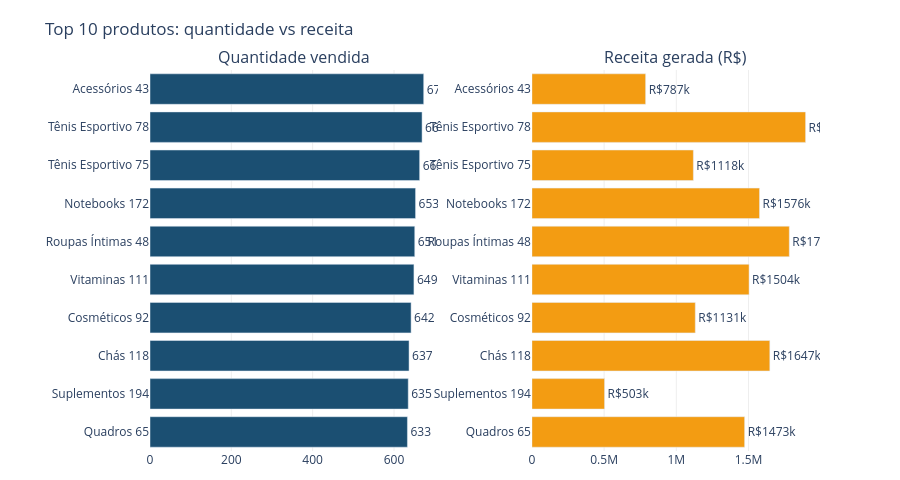

Notebook source saved alongside this figure:
### Code cell
top_sorted = top10.sort_values('qtd_total')

fig = make_subplots(
    rows=1, cols=2,
    subplot_titles=('Quantidade vendida', 'Receita gerada (R$)'),
    horizontal_spacing=0.14
)

fig.add_trace(go.Bar(
    y=top_sorted['nome'], x=top_sorted['qtd_total'],
    orientation='h',
    marker_color='#1B4F72',
    text=top_sorted['qtd_total'].apply(lambda x: f'{x:,}'),
    textposition='outside',
    showlegend=False
), row=1, col=1)

fig.add_trace(go.Bar(
    y=top_sorted['nome'], x=top_sorted['receita_total'],
    orientation='h',
    marker_color='#F39C12',
    text=top_sorted['receita_total'].apply(lambda x: f'R${x/1e3:.0f}k'),
    textposition='outside',
    showlegend=False
), row=1, col=2)

fig.update_layout(
    title='Top 10 produtos: quantidade vs receita',
    plot_bgcolor='white', paper_bgcolor='white',
    height=480, margin=dict(t=70, b=20, l=150)
)
fig.update_xaxes(showgrid=True, gridcolor='#EEEEEE')
fig.show()

### Figure 1 — Plotly figure (JSON) as saved in the notebook; plotly's stock layout.template omitted (floating-point values rounded to 4 significant figures)
{"data": [{"marker": {"color": "#1B4F72"}, "orientation": "h", "showlegend": false, "text": ["633", "635", "637", "642", "649", "651", "653", "663", "669", "673"], "textposition": "outside", "type": "bar", "x": [633, 635, 637, 642, 649, 651, 653, 663, 669, 673], "xaxis": "x", "y": ["Quadros 65", "Suplementos 194", "Chás 118", "Cosméticos 92", "Vitaminas 111", "Roupas Íntimas 48", "Notebooks 172", "Tênis Esportivo 75", "Tênis Esportivo 78", "Acessórios 43"], "yaxis": "y"}, {"marker": {"color": "#F39C12"}, "orientation": "h", "showlegend": false, "text": ["R$1473k", "R$503k", "R$1647k", "R$1131k", "R$1504k", "R$1782k", "R$1576k", "R$1118k", "R$1895k", "R$787k"], "textposition": "outside", "type": "bar", "x": [1473000.0, 503000.0, 1647000.0, 1131000.0, 1504000.0, 1782000.0, 1576000.0, 1118000.0, 1895000.0, 787500.0], "xaxis": "x2", "y": ["Quadros 65", "Suplementos 194", "Chás 118", "Cosméticos 92", "Vitaminas 111", "Roupas Íntimas 48", "Notebooks 172", "Tênis Esportivo 75", "Tênis Esportivo 78", "Acessórios 43"], "yaxis": "y2"}], "layout": {"annotations": [{"font": {"size": 16}, "showarrow": false, "text": "Quantidade vendida", "x": 0.215, "xanchor": "center", "xref": "paper", "y": 1, "yanchor": "bottom", "yref": "paper"}, {"font": {"size": 16}, "showarrow": false, "text": "Receita gerada (R$)", "x": 0.785, "xanchor": "center", "xref": "paper", "y": 1, "yanchor": "bottom", "yref": "paper"}], "height": 480, "margin": {"b": 20, "l": 150, "t": 70}, "paper_bgcolor": "white", "plot_bgcolor": "white", "title": {"text": "Top 10 produtos: quantidade vs receita"}, "xaxis": {"anchor": "y", "domain": [0, 0.43], "gridcolor": "#EEEEEE", "showgrid": true}, "xaxis2": {"anchor": "y2", "domain": [0.57, 1], "gridcolor": "#EEEEEE", "showgrid": true}, "yaxis": {"anchor": "x", "domain": [0, 1]}, "yaxis2": {"anchor": "x2", "domain": [0, 1]}}}
